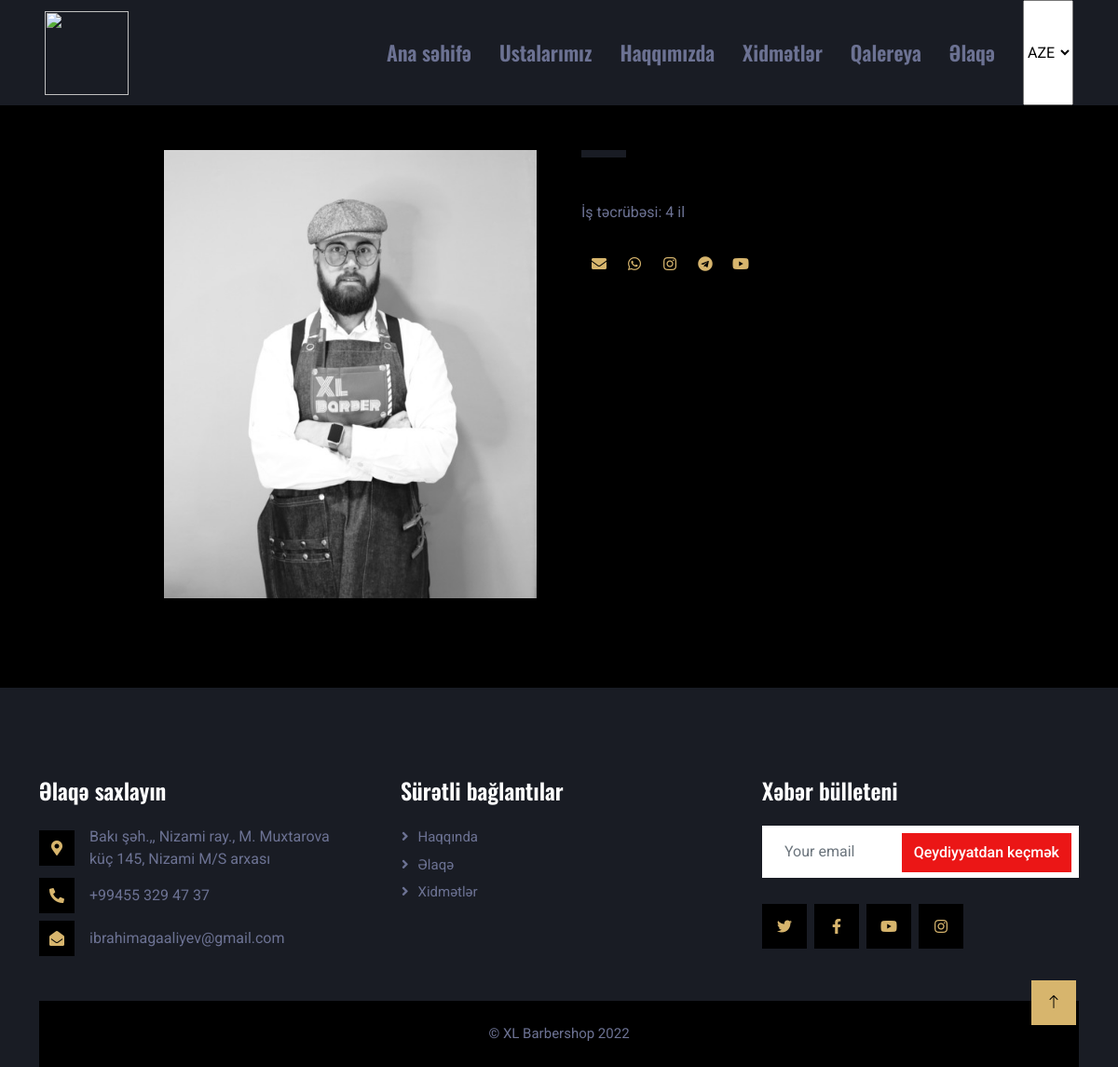
The app's page /staff_single/58 with its own data.
### tables this page shows
CREATE TABLE `staff` (
  `s_id` int(11) NOT NULL,
  `s_name_az` varchar(255) NOT NULL,
  `s_name_en` varchar(255) NOT NULL,
  `s_name_ru` varchar(255) NOT NULL,
  `s_surname_az` varchar(255) NOT NULL,
  `s_surname_en` varchar(255) NOT NULL,
  `s_surname_ru` varchar(255) NOT NULL,
  `s_description_az` longtext NOT NULL,
  `s_description_en` longtext NOT NULL,
  `s_description_ru` longtext NOT NULL,
  `s_position` varchar(255) NOT NULL,
  `s_status` varchar(10) NOT NULL,
  `s_email` varchar(255) NOT NULL,
  `s_experience` varchar(255) NOT NULL,
  `s_mobile` varchar(20) NOT NULL,
  `s_whatsApp` varchar(255) NOT NULL,
  `s_facebook` varchar(255) NOT NULL,
  `s_instagram` varchar(255) NOT NULL,
  `s_telegram` varchar(255) NOT NULL,
  `s_youtube` varchar(255) NOT NULL,
  `s_img` varchar(255) NOT NULL,
  `s_img_ext` varchar(50) NOT NULL,
  `s_create_date` varchar(255) NOT NULL,
  `s_creater_id` int(11) NOT NULL
);

### application/controllers/User_controller.php (called while the page is built, shortened)
<?php
class User_controller extends CI_Controller{
    public function __construct()
    {
        $this->load->model('User_model');
        $this->load->library('pagination');
    }
    public function staff_single($id){
        $id = $this->security->xss_clean($id);
        $data['single_staff'] = $this->User_model->get_single_staff($id);
        $this->load->view('user/staff_single',$data);
    }
}

### index.php (called while the page is built, shortened)
<?php
require_once BASEPATH.'core/CodeIgniter.php';

### application/models/User_model.php (called while the page is built, shortened)
<?php
class User_model extends CI_Model{
    public function get_single_staff($id){
        return $this->db
        ->where("s_id", $id)
        ->where("s_status", "Active")
        ->join("position", "position.p_id = staff.s_position", "left")
        ->get('staff')->row_array();
    }
}

### application/views/user/staff_single.php (the view, shortened to what this page needs)
<div class="container-xxl py-5">
    <div class="container">
        <div class="row g-5">
            <div class="col-lg-6 wow fadeIn" data-wow-delay="0.1s">
                <div class="d-flex flex-column">
                    <?php if($single_staff['s_img']){ ?>
                        <img class="img-fluid w-75 align-self-end" src="<?php echo base_url('uploads/staff/'.$single_staff['s_img']); ?>" alt="">
                    <?php }else{ ?>
                        <img class="img-fluid w-75 align-self-end" style="width:100%!important; height: 425px!important; object-fit:contain!important;" src="<?php echo base_url('public/assets/img/image-07-08-22-10-34.png'); ?>" alt="">
                    <?php } ?>
                </div>
            </div>
            <div class="col-lg-6 wow fadeIn" data-wow-delay="0.5s">
                <p style="color: #D7B56D !important" class="d-inline-block bg-secondary text-primary py-1 px-4"><?php echo $single_staff['p_name_'.$this->session->userdata('site_lang')]; ?></p>
                <p><?php echo $this->lang->line('exp'); ?> <?php echo $single_staff['s_experience']; ?> <?php echo $this->lang->line('year'); ?></p>
                <div class="team-social">
                    <?php if ($single_staff['s_email']) { ?>
                        <a target="_blank" class="btn btn-square" href="mailto:<?php echo $single_staff['s_email']; ?>"><i style="color: #D7B56D !important" class="fas fa-envelope"></i></a>
                    <?php } ?>
                    <?php if ($single_staff['s_whatsApp']) { ?>
                        <a target="_blank" class="btn btn-square" href="https://api.whatsapp.com/send?phone=<?php echo $single_staff['s_whatsApp']; ?>"><i style="color: #D7B56D !important" class="fab fa-whatsapp"></i></a>
                    <?php } ?>
                    <?php if ($single_staff['s_instagram']) { ?>
                        <a target="_blank" class="btn btn-square" href="<?php echo $single_staff['s_instagram']; ?>">
                            <i style="color: #D7B56D !important" class="fab fa-instagram"></i>
                        </a>
                    <?php } ?>
                    <?php if ($single_staff['s_telegram']) { ?>
                        <a target="_blank" class="btn btn-square" href="<?php echo $single_staff['s_telegram']; ?>"><i style="color: #D7B56D !important" class="fab fa-telegram"></i></a>
                    <?php } ?>
                    <?php if ($single_staff['s_youtube']) { ?>
                        <a target="_blank" class="btn btn-square" href="<?php echo $single_staff['s_youtube']; ?>"><i style="color: #D7B56D !important" class="fab fa-youtube"></i></a>
                    <?php } ?>
                </div>
            </div>
        </div>
    </div>
</div>

### public/assets/css/style.css (style rules this page uses)
:root { --primary: #EB1616; --secondary: #191C24; --light: #6C7293; --dark: #000000; }
.btn { font-weight: 500; transition: .5s; }
.btn-square { width: 38px; height: 38px; }
.btn-square, .btn-sm-square, .btn-lg-square { padding: 0; display: flex; align-items: center; justify-content: center; font-weight: normal; }

### application/views/user/staff_single.php (style rules this page uses)
.team-social a { float: left; }

### records on screen
staff: s_img (picture), s_experience "4"

### other values on screen
$this->lang->line('home') "Ana səhifə"
$this->lang->line('staff') "Ustalarımız"
$this->lang->line('about') "Haqqımızda"
$this->lang->line('services') "Xidmətlər"
$this->lang->line('gallery') "Qalereya"
$this->lang->line('contact') "Əlaqə"
$this->lang->line('exp') "İş təcrübəsi:"
$this->lang->line('year') "il"
